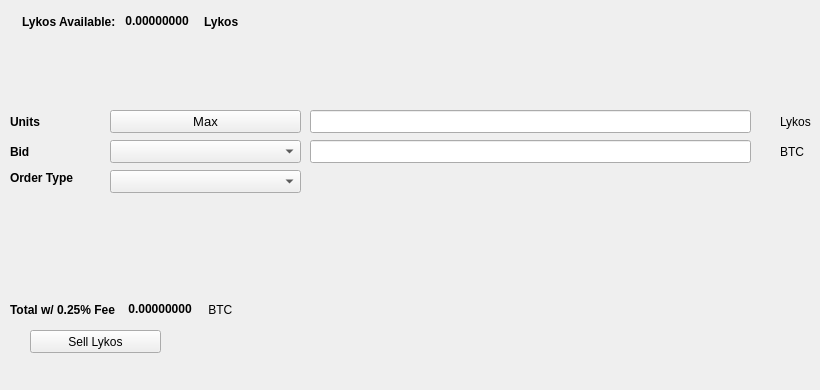
   <widget class="QWidget" name="SellTab">
    <attribute name="title">
     <string>Sell</string>
    </attribute>
    <widget class="QLabel" name="label_16">
     <property name="geometry">
      <rect>
       <x>780</x>
       <y>140</y>
       <width>31</width>
       <height>23</height>
      </rect>
     </property>
     <property name="text">
      <string>BTC</string>
     </property>
    </widget>
    <widget class="QComboBox" name="SellBidcomboBox">
     <property name="geometry">
      <rect>
       <x>110</x>
       <y>140</y>
       <width>191</width>
       <height>23</height>
      </rect>
     </property>
     <property name="font">
      <font>
       <pointsize>10</pointsize>
      </font>
     </property>
    </widget>
    <widget class="QLabel" name="label_18">
     <property name="geometry">
      <rect>
       <x>10</x>
       <y>110</y>
       <width>46</width>
       <height>23</height>
      </rect>
     </property>
     <property name="font">
      <font>
       <weight>75</weight>
       <bold>true</bold>
      </font>
     </property>
     <property name="text">
      <string>Units</string>
     </property>
    </widget>
    <widget class="QPushButton" name="Sell_Max_Amount">
     <property name="geometry">
      <rect>
       <x>110</x>
       <y>110</y>
       <width>191</width>
       <height>23</height>
      </rect>
     </property>
     <property name="font">
      <font>
       <pointsize>10</pointsize>
      </font>
     </property>
     <property name="text">
      <string>Max</string>
     </property>
    </widget>
    <widget class="QLabel" name="label_20">
     <property name="geometry">
      <rect>
       <x>10</x>
       <y>170</y>
       <width>91</width>
       <height>16</height>
      </rect>
     </property>
     <property name="font">
      <font>
       <weight>75</weight>
       <bold>true</bold>
      </font>
     </property>
     <property name="text">
      <string>Order Type</string>
     </property>
    </widget>
    <widget class="QComboBox" name="SellOrdertypeCombo">
     <property name="geometry">
      <rect>
       <x>110</x>
       <y>170</y>
       <width>191</width>
       <height>23</height>
      </rect>
     </property>
     <property name="font">
      <font>
       <pointsize>10</pointsize>
      </font>
     </property>
    </widget>
    <widget class="QLabel" name="label_21">
     <property name="geometry">
      <rect>
       <x>10</x>
       <y>140</y>
       <width>46</width>
       <height>23</height>
      </rect>
     </property>
     <property name="font">
      <font>
       <weight>75</weight>
       <bold>true</bold>
      </font>
     </property>
     <property name="text">
      <string>Bid</string>
     </property>
    </widget>
    <widget class="QLabel" name="label_22">
     <property name="geometry">
      <rect>
       <x>780</x>
       <y>110</y>
       <width>31</width>
       <height>23</height>
      </rect>
     </property>
     <property name="text">
      <string>Lykos</string>
     </property>
    </widget>
    <widget class="QLineEdit" name="UnitsInputLykos">
     <property name="geometry">
      <rect>
       <x>310</x>
       <y>110</y>
       <width>441</width>
       <height>23</height>
      </rect>
     </property>
     <property name="font">
      <font>
       <pointsize>9</pointsize>
       <weight>75</weight>
       <bold>true</bold>
      </font>
     </property>
    </widget>
    <widget class="QLineEdit" name="SellBidPriceEdit">
     <property name="geometry">
      <rect>
       <x>310</x>
       <y>140</y>
       <width>441</width>
       <height>23</height>
      </rect>
     </property>
     <property name="font">
      <font>
       <pointsize>9</pointsize>
       <weight>75</weight>
       <bold>true</bold>
      </font>
     </property>
    </widget>
    <widget class="QPushButton" name="SellLykosBTN">
     <property name="geometry">
      <rect>
       <x>30</x>
       <y>330</y>
       <width>131</width>
       <height>23</height>
      </rect>
     </property>
     <property name="text">
      <string>Sell Lykos</string>
     </property>
     <property name="icon">
      <iconset resource="../lykos">
       <normaloff>:/icons/bitcoin</normaloff>:/icons/bitcoin</iconset>
     </property>
    </widget>
    <widget class="QWidget" name="layoutWidget3">
     <property name="geometry">
      <rect>
       <x>22</x>
       <y>12</y>
       <width>258</width>
       <height>19</height>
      </rect>
     </property>
     <layout class="QHBoxLayout" name="horizontalLayout">
      <item>
       <widget class="QLabel" name="label232_2">
        <property name="font">
         <font>
          <weight>75</weight>
          <bold>true</bold>
         </font>
        </property>
        <property name="text">
         <string>Lykos Available:</string>
        </property>
       </widget>
      </item>
      <item>
       <widget class="QLabel" name="LykosAvailableLabel">
        <property name="palette">
         <palette>
          <active>
           <colorrole role="WindowText">
            <brush brushstyle="SolidPattern">
             <color alpha="255">
              <red>0</red>
              <green>0</green>
              <blue>0</blue>
             </color>
            </brush>
           </colorrole>
           <colorrole role="Button">
            <brush brushstyle="SolidPattern">
             <color alpha="255">
              <red>0</red>
              <green>170</green>
              <blue>0</blue>
             </color>
            </brush>
           </colorrole>
           <colorrole role="Light">
            <brush brushstyle="SolidPattern">
             <color alpha="255">
              <red>0</red>
              <green>255</green>
              <blue>0</blue>
             </color>
            </brush>
           </colorrole>
           <colorrole role="Midlight">
            <brush brushstyle="SolidPattern">
             <color alpha="255">
              <red>0</red>
              <green>212</green>
              <blue>0</blue>
             </color>
            </brush>
           </colorrole>
           <colorrole role="Dark">
            <brush brushstyle="SolidPattern">
             <color alpha="255">
              <red>0</red>
              <green>85</green>
              <blue>0</blue>
             </color>
            </brush>
           </colorrole>
           <colorrole role="Mid">
            <brush brushstyle="SolidPattern">
             <color alpha="255">
              <red>0</red>
              <green>113</green>
              <blue>0</blue>
             </color>
            </brush>
           </colorrole>
           <colorrole role="Text">
            <brush brushstyle="SolidPattern">
             <color alpha="255">
              <red>0</red>
              <green>170</green>
              <blue>0</blue>
             </color>
            </brush>
           </colorrole>
           <colorrole role="BrightText">
            <brush brushstyle="SolidPattern">
             <color alpha="255">
              <red>255</red>
              <green>255</green>
              <blue>255</blue>
             </color>
            </brush>
           </colorrole>
           <colorrole role="ButtonText">
            <brush brushstyle="SolidPattern">
             <color alpha="255">
              <red>0</red>
              <green>0</green>
              <blue>0</blue>
             </color>
            </brush>
           </colorrole>
           <colorrole role="Base">
            <brush brushstyle="SolidPattern">
             <color alpha="255">
              <red>255</red>
              <green>255</green>
              <blue>255</blue>
             </color>
            </brush>
           </colorrole>
           <colorrole role="Window">
            <brush brushstyle="SolidPattern">
             <color alpha="255">
              <red>0</red>
              <green>170</green>
              <blue>0</blue>
             </color>
            </brush>
           </colorrole>
           <colorrole role="Shadow">
            <brush brushstyle="SolidPattern">
             <color alpha="255">
              <red>0</red>
              <green>0</green>
              <blue>0</blue>
             </color>
            </brush>
           </colorrole>
           <colorrole role="AlternateBase">
            <brush brushstyle="SolidPattern">
             <color alpha="255">
              <red>127</red>
              <green>212</green>
              <blue>127</blue>
             </color>
            </brush>
           </colorrole>
           <colorrole role="ToolTipBase">
            <brush brushstyle="SolidPattern">
             <color alpha="255">
              <red>255</red>
              <green>255</green>
              <blue>220</blue>
             </color>
            </brush>
           </colorrole>
           <colorrole role="ToolTipText">
            <brush brushstyle="SolidPattern">
             <color alpha="255">
              <red>0</red>
              <green>0</green>
              <blue>0</blue>
             </color>
            </brush>
           </colorrole>
          </active>
          <inactive>
           <colorrole role="WindowText">
            <brush brushstyle="SolidPattern">
             <color alpha="255">
              <red>0</red>
              <green>0</green>
              <blue>0</blue>
             </color>
            </brush>
           </colorrole>
           <colorrole role="Button">
            <brush brushstyle="SolidPattern">
             <color alpha="255">
              <red>0</red>
              <green>170</green>
              <blue>0</blue>
             </color>
            </brush>
           </colorrole>
           <colorrole role="Light">
            <brush brushstyle="SolidPattern">
             <color alpha="255">
              <red>0</red>
              <green>255</green>
              <blue>0</blue>
             </color>
            </brush>
           </colorrole>
           <colorrole role="Midlight">
            <brush brushstyle="SolidPattern">
             <color alpha="255">
              <red>0</red>
              <green>212</green>
              <blue>0</blue>
             </color>
            </brush>
           </colorrole>
           <colorrole role="Dark">
            <brush brushstyle="SolidPattern">
             <color alpha="255">
              <red>0</red>
              <green>85</green>
              <blue>0</blue>
             </color>
            </brush>
           </colorrole>
           <colorrole role="Mid">
            <brush brushstyle="SolidPattern">
             <color alpha="255">
              <red>0</red>
              <green>113</green>
              <blue>0</blue>
             </color>
            </brush>
           </colorrole>
           <colorrole role="Text">
            <brush brushstyle="SolidPattern">
             <color alpha="255">
              <red>0</red>
              <green>170</green>
              <blue>0</blue>
             </color>
            </brush>
           </colorrole>
           <colorrole role="BrightText">
            <brush brushstyle="SolidPattern">
             <color alpha="255">
              <red>255</red>
              <green>255</green>
              <blue>255</blue>
             </color>
            </brush>
           </colorrole>
           <colorrole role="ButtonText">
            <brush brushstyle="SolidPattern">
             <color alpha="255">
              <red>0</red>
              <green>0</green>
              <blue>0</blue>
             </color>
            </brush>
           </colorrole>
           <colorrole role="Base">
            <brush brushstyle="SolidPattern">
             <color alpha="255">
              <red>255</red>
              <green>255</green>
              <blue>255</blue>
             </color>
            </brush>
           </colorrole>
           <colorrole role="Window">
            <brush brushstyle="SolidPattern">
             <color alpha="255">
              <red>0</red>
              <green>170</green>
              <blue>0</blue>
             </color>
            </brush>
           </colorrole>
           <colorrole role="Shadow">
            <brush brushstyle="SolidPattern">
             <color alpha="255">
              <red>0</red>
              <green>0</green>
              <blue>0</blue>
             </color>
            </brush>
           </colorrole>
           <colorrole role="AlternateBase">
            <brush brushstyle="SolidPattern">
             <color alpha="255">
              <red>127</red>
              <green>212</green>
              <blue>127</blue>
             </color>
            </brush>
           </colorrole>
           <colorrole role="ToolTipBase">
            <brush brushstyle="SolidPattern">
             <color alpha="255">
              <red>255</red>
              <green>255</green>
              <blue>220</blue>
             </color>
            </brush>
           </colorrole>
           <colorrole role="ToolTipText">
            <brush brushstyle="SolidPattern">
             <color alpha="255">
              <red>0</red>
              <green>0</green>
              <blue>0</blue>
             </color>
            </brush>
           </colorrole>
          </inactive>
          <disabled>
           <colorrole role="WindowText">
            <brush brushstyle="SolidPattern">
             <color alpha="255">
              <red>0</red>
              <green>85</green>
              <blue>0</blue>
             </color>
            </brush>
           </colorrole>
           <colorrole role="Button">
            <brush brushstyle="SolidPattern">
             <color alpha="255">
              <red>0</red>
              <green>170</green>
              <blue>0</blue>
             </color>
            </brush>
           </colorrole>
           <colorrole role="Light">
            <brush brushstyle="SolidPattern">
             <color alpha="255">
              <red>0</red>
              <green>255</green>
              <blue>0</blue>
             </color>
            </brush>
           </colorrole>
           <colorrole role="Midlight">
            <brush brushstyle="SolidPattern">
             <color alpha="255">
              <red>0</red>
              <green>212</green>
              <blue>0</blue>
             </color>
            </brush>
           </colorrole>
           <colorrole role="Dark">
            <brush brushstyle="SolidPattern">
             <color alpha="255">
              <red>0</red>
              <green>85</green>
              <blue>0</blue>
             </color>
            </brush>
           </colorrole>
           <colorrole role="Mid">
            <brush brushstyle="SolidPattern">
             <color alpha="255">
              <red>0</red>
              <green>113</green>
              <blue>0</blue>
             </color>
            </brush>
           </colorrole>
           <colorrole role="Text">
            <brush brushstyle="SolidPattern">
             <color alpha="255">
              <red>0</red>
              <green>85</green>
              <blue>0</blue>
             </color>
            </brush>
           </colorrole>
           <colorrole role="BrightText">
            <brush brushstyle="SolidPattern">
             <color alpha="255">
              <red>255</red>
              <green>255</green>
              <blue>255</blue>
             </color>
            </brush>
           </colorrole>
           <colorrole role="ButtonText">
            <brush brushstyle="SolidPattern">
             <color alpha="255">
              <red>0</red>
              <green>85</green>
              <blue>0</blue>
             </color>
            </brush>
           </colorrole>
           <colorrole role="Base">
            <brush brushstyle="SolidPattern">
             <color alpha="255">
              <red>0</red>
              <green>170</green>
              <blue>0</blue>
             </color>
            </brush>
           </colorrole>
           <colorrole role="Window">
            <brush brushstyle="SolidPattern">
             <color alpha="255">
              <red>0</red>
              <green>170</green>
              <blue>0</blue>
             </color>
            </brush>
           </colorrole>
           <colorrole role="Shadow">
            <brush brushstyle="SolidPattern">
             <color alpha="255">
              <red>0</red>
              <green>0</green>
              <blue>0</blue>
             </color>
            </brush>
           </colorrole>
           <colorrole role="AlternateBase">
            <brush brushstyle="SolidPattern">
             <color alpha="255">
              <red>0</red>
              <green>170</green>
              <blue>0</blue>
             </color>
            </brush>
           </colorrole>
           <colorrole role="ToolTipBase">
            <brush brushstyle="SolidPattern">
             <color alpha="255">
              <red>255</red>
              <green>255</green>
              <blue>220</blue>
             </color>
            </brush>
           </colorrole>
           <colorrole role="ToolTipText">
            <brush brushstyle="SolidPattern">
             <color alpha="255">
              <red>0</red>
              <green>0</green>
              <blue>0</blue>
             </color>
            </brush>
           </colorrole>
          </disabled>
         </palette>
        </property>
        <property name="font">
         <font>
          <weight>75</weight>
          <bold>true</bold>
         </font>
        </property>
        <property name="text">
         <string> 0.00000000 </string>
        </property>
        <property name="textInteractionFlags">
         <set>Qt::LinksAccessibleByMouse|Qt::TextSelectableByKeyboard|Qt::TextSelectableByMouse</set>
        </property>
       </widget>
      </item>
      <item>
       <widget class="QLabel" name="labelLykos">
        <property name="font">
         <font>
          <weight>75</weight>
          <bold>true</bold>
         </font>
        </property>
        <property name="text">
         <string>Lykos</string>
        </property>
       </widget>
      </item>
     </layout>
    </widget>
    <widget class="QWidget" name="layoutWidget">
     <property name="geometry">
      <rect>
       <x>10</x>
       <y>300</y>
       <width>268</width>
       <height>19</height>
      </rect>
     </property>
     <layout class="QHBoxLayout" name="horizontalLayout_2">
      <item>
       <widget class="QLabel" name="label_19">
        <property name="font">
         <font>
          <weight>75</weight>
          <bold>true</bold>
         </font>
        </property>
        <property name="text">
         <string>Total w/ 0.25% Fee </string>
        </property>
       </widget>
      </item>
      <item>
       <widget class="QLabel" name="SellCostLabel">
        <property name="palette">
         <palette>
          <active>
           <colorrole role="WindowText">
            <brush brushstyle="SolidPattern">
             <color alpha="255">
              <red>0</red>
              <green>0</green>
              <blue>0</blue>
             </color>
            </brush>
           </colorrole>
           <colorrole role="Button">
            <brush brushstyle="SolidPattern">
             <color alpha="255">
              <red>0</red>
              <green>170</green>
              <blue>0</blue>
             </color>
            </brush>
           </colorrole>
           <colorrole role="Light">
            <brush brushstyle="SolidPattern">
             <color alpha="255">
              <red>0</red>
              <green>255</green>
              <blue>0</blue>
             </color>
            </brush>
           </colorrole>
           <colorrole role="Midlight">
            <brush brushstyle="SolidPattern">
             <color alpha="255">
              <red>0</red>
              <green>212</green>
              <blue>0</blue>
             </color>
            </brush>
           </colorrole>
           <colorrole role="Dark">
            <brush brushstyle="SolidPattern">
             <color alpha="255">
              <red>0</red>
              <green>85</green>
              <blue>0</blue>
             </color>
            </brush>
           </colorrole>
           <colorrole role="Mid">
            <brush brushstyle="SolidPattern">
             <color alpha="255">
              <red>0</red>
              <green>113</green>
              <blue>0</blue>
             </color>
            </brush>
           </colorrole>
           <colorrole role="Text">
            <brush brushstyle="SolidPattern">
             <color alpha="255">
              <red>0</red>
              <green>170</green>
              <blue>0</blue>
             </color>
            </brush>
           </colorrole>
           <colorrole role="BrightText">
            <brush brushstyle="SolidPattern">
             <color alpha="255">
              <red>255</red>
              <green>255</green>
              <blue>255</blue>
             </color>
            </brush>
           </colorrole>
           <colorrole role="ButtonText">
            <brush brushstyle="SolidPattern">
             <color alpha="255">
              <red>0</red>
              <green>0</green>
              <blue>0</blue>
             </color>
            </brush>
           </colorrole>
           <colorrole role="Base">
            <brush brushstyle="SolidPattern">
             <color alpha="255">
              <red>255</red>
              <green>255</green>
              <blue>255</blue>
             </color>
            </brush>
           </colorrole>
           <colorrole role="Window">
            <brush brushstyle="SolidPattern">
             <color alpha="255">
              <red>0</red>
              <green>170</green>
              <blue>0</blue>
             </color>
            </brush>
           </colorrole>
           <colorrole role="Shadow">
            <brush brushstyle="SolidPattern">
             <color alpha="255">
              <red>0</red>
              <green>0</green>
              <blue>0</blue>
             </color>
            </brush>
           </colorrole>
           <colorrole role="AlternateBase">
            <brush brushstyle="SolidPattern">
             <color alpha="255">
              <red>127</red>
              <green>212</green>
              <blue>127</blue>
             </color>
            </brush>
           </colorrole>
           <colorrole role="ToolTipBase">
            <brush brushstyle="SolidPattern">
             <color alpha="255">
              <red>255</red>
              <green>255</green>
              <blue>220</blue>
             </color>
            </brush>
           </colorrole>
           <colorrole role="ToolTipText">
            <brush brushstyle="SolidPattern">
             <color alpha="255">
              <red>0</red>
              <green>0</green>
              <blue>0</blue>
             </color>
            </brush>
           </colorrole>
          </active>
          <inactive>
           <colorrole role="WindowText">
            <brush brushstyle="SolidPattern">
             <color alpha="255">
              <red>0</red>
              <green>0</green>
              <blue>0</blue>
             </color>
            </brush>
           </colorrole>
           <colorrole role="Button">
            <brush brushstyle="SolidPattern">
             <color alpha="255">
              <red>0</red>
              <green>170</green>
              <blue>0</blue>
             </color>
            </brush>
           </colorrole>
           <colorrole role="Light">
            <brush brushstyle="SolidPattern">
             <color alpha="255">
              <red>0</red>
              <green>255</green>
              <blue>0</blue>
             </color>
            </brush>
           </colorrole>
           <colorrole role="Midlight">
            <brush brushstyle="SolidPattern">
             <color alpha="255">
              <red>0</red>
              <green>212</green>
              <blue>0</blue>
             </color>
            </brush>
           </colorrole>
           <colorrole role="Dark">
            <brush brushstyle="SolidPattern">
             <color alpha="255">
              <red>0</red>
              <green>85</green>
              <blue>0</blue>
             </color>
            </brush>
           </colorrole>
           <colorrole role="Mid">
            <brush brushstyle="SolidPattern">
             <color alpha="255">
              <red>0</red>
              <green>113</green>
              <blue>0</blue>
             </color>
            </brush>
           </colorrole>
           <colorrole role="Text">
            <brush brushstyle="SolidPattern">
             <color alpha="255">
              <red>0</red>
              <green>170</green>
              <blue>0</blue>
             </color>
            </brush>
           </colorrole>
           <colorrole role="BrightText">
            <brush brushstyle="SolidPattern">
             <color alpha="255">
              <red>255</red>
              <green>255</green>
              <blue>255</blue>
             </color>
            </brush>
           </colorrole>
           <colorrole role="ButtonText">
            <brush brushstyle="SolidPattern">
             <color alpha="255">
              <red>0</red>
              <green>0</green>
              <blue>0</blue>
             </color>
            </brush>
           </colorrole>
           <colorrole role="Base">
            <brush brushstyle="SolidPattern">
             <color alpha="255">
              <red>255</red>
              <green>255</green>
              <blue>255</blue>
             </color>
            </brush>
           </colorrole>
           <colorrole role="Window">
            <brush brushstyle="SolidPattern">
             <color alpha="255">
              <red>0</red>
              <green>170</green>
              <blue>0</blue>
             </color>
            </brush>
           </colorrole>
           <colorrole role="Shadow">
            <brush brushstyle="SolidPattern">
             <color alpha="255">
              <red>0</red>
              <green>0</green>
              <blue>0</blue>
             </color>
            </brush>
           </colorrole>
           <colorrole role="AlternateBase">
            <brush brushstyle="SolidPattern">
             <color alpha="255">
              <red>127</red>
              <green>212</green>
              <blue>127</blue>
             </color>
            </brush>
           </colorrole>
           <colorrole role="ToolTipBase">
            <brush brushstyle="SolidPattern">
             <color alpha="255">
              <red>255</red>
              <green>255</green>
              <blue>220</blue>
             </color>
            </brush>
           </colorrole>
           <colorrole role="ToolTipText">
            <brush brushstyle="SolidPattern">
             <color alpha="255">
              <red>0</red>
              <green>0</green>
              <blue>0</blue>
             </color>
            </brush>
           </colorrole>
          </inactive>
          <disabled>
           <colorrole role="WindowText">
            <brush brushstyle="SolidPattern">
             <color alpha="255">
              <red>0</red>
              <green>85</green>
              <blue>0</blue>
             </color>
            </brush>
           </colorrole>
           <colorrole role="Button">
            <brush brushstyle="SolidPattern">
             <color alpha="255">
              <red>0</red>
              <green>170</green>
              <blue>0</blue>
             </color>
            </brush>
           </colorrole>
           <colorrole role="Light">
            <brush brushstyle="SolidPattern">
             <color alpha="255">
              <red>0</red>
              <green>255</green>
              <blue>0</blue>
             </color>
            </brush>
           </colorrole>
           <colorrole role="Midlight">
            <brush brushstyle="SolidPattern">
             <color alpha="255">
              <red>0</red>
              <green>212</green>
              <blue>0</blue>
             </color>
            </brush>
           </colorrole>
           <colorrole role="Dark">
            <brush brushstyle="SolidPattern">
             <color alpha="255">
              <red>0</red>
              <green>85</green>
              <blue>0</blue>
             </color>
            </brush>
           </colorrole>
           <colorrole role="Mid">
            <brush brushstyle="SolidPattern">
             <color alpha="255">
              <red>0</red>
              <green>113</green>
              <blue>0</blue>
             </color>
            </brush>
           </colorrole>
           <colorrole role="Text">
            <brush brushstyle="SolidPattern">
             <color alpha="255">
              <red>0</red>
              <green>85</green>
              <blue>0</blue>
             </color>
            </brush>
           </colorrole>
           <colorrole role="BrightText">
            <brush brushstyle="SolidPattern">
             <color alpha="255">
              <red>255</red>
              <green>255</green>
              <blue>255</blue>
             </color>
            </brush>
           </colorrole>
           <colorrole role="ButtonText">
            <brush brushstyle="SolidPattern">
             <color alpha="255">
              <red>0</red>
              <green>85</green>
              <blue>0</blue>
             </color>
            </brush>
           </colorrole>
           <colorrole role="Base">
            <brush brushstyle="SolidPattern">
             <color alpha="255">
              <red>0</red>
              <green>170</green>
              <blue>0</blue>
             </color>
            </brush>
           </colorrole>
           <colorrole role="Window">
            <brush brushstyle="SolidPattern">
             <color alpha="255">
              <red>0</red>
              <green>170</green>
              <blue>0</blue>
             </color>
            </brush>
           </colorrole>
           <colorrole role="Shadow">
            <brush brushstyle="SolidPattern">
             <color alpha="255">
              <red>0</red>
              <green>0</green>
              <blue>0</blue>
             </color>
            </brush>
           </colorrole>
           <colorrole role="AlternateBase">
            <brush brushstyle="SolidPattern">
             <color alpha="255">
              <red>0</red>
              <green>170</green>
              <blue>0</blue>
             </color>
            </brush>
           </colorrole>
           <colorrole role="ToolTipBase">
            <brush brushstyle="SolidPattern">
             <color alpha="255">
              <red>255</red>
              <green>255</green>
              <blue>220</blue>
             </color>
            </brush>
           </colorrole>
           <colorrole role="ToolTipText">
            <brush brushstyle="SolidPattern">
             <color alpha="255">
              <red>0</red>
              <green>0</green>
              <blue>0</blue>
             </color>
            </brush>
           </colorrole>
          </disabled>
         </palette>
        </property>
        <property name="font">
         <font>
          <weight>75</weight>
          <bold>true</bold>
         </font>
        </property>
        <property name="autoFillBackground">
         <bool>false</bool>
        </property>
        <property name="text">
         <string> 0.00000000</string>
        </property>
        <property name="textInteractionFlags">
         <set>Qt::LinksAccessibleByMouse|Qt::TextSelectableByMouse</set>
        </property>
       </widget>
      </item>
      <item>
       <widget class="QLabel" name="label_17">
        <property name="font">
         <font>
          <weight>50</weight>
          <bold>false</bold>
         </font>
        </property>
        <property name="text">
         <string> BTC</string>
        </property>
       </widget>
      </item>
     </layout>
    </widget>
    <widget class="QLabel" name="label_23">
     <property name="geometry">
      <rect>
       <x>460</x>
       <y>300</y>
       <width>281</width>
       <height>81</height>
      </rect>
     </property>
     <property name="text">
      <string/>
     </property>
     <property name="pixmap">
      <pixmap>:/images/bittrex</pixmap>
     </property>
    </widget>
   </widget>
